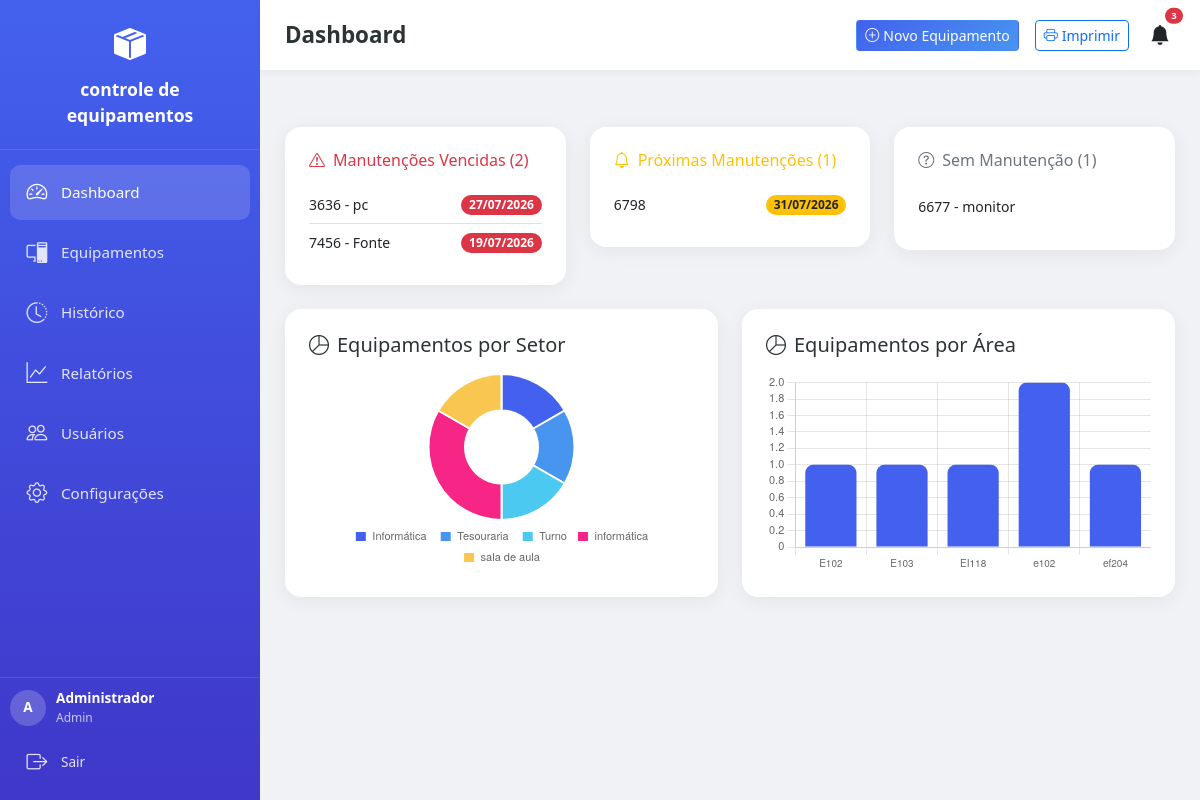
/dashboard (signed in), run on the app's committed database.
### app/models/models.py (models this page shows, shortened)
class Configuracao(db.Model):
    __tablename__ = 'configuracoes'
    id = db.Column(db.Integer, primary_key=True)
    nome_empresa = db.Column(db.String(200), default='Controle de Patrimônio')
    logo = db.Column(db.String(200), nullable=True)
    dias_lembrete_manutencao = db.Column(db.String(50), default='30,15,7,1')
    tema = db.Column(db.String(20), default='claro')
    data_atualizacao = db.Column(db.DateTime, default=datetime.now, onupdate=datetime.now)

class Usuario(UserMixin, db.Model):
    __tablename__ = 'usuarios'
    id = db.Column(db.Integer, primary_key=True)
    nome = db.Column(db.String(100), nullable=False)
    username = db.Column(db.String(50), unique=True, nullable=False)
    email = db.Column(db.String(120), unique=True, nullable=False)
    password_hash = db.Column(db.String(256), nullable=False)
    is_admin = db.Column(db.Boolean, default=False)
    ativo = db.Column(db.Boolean, default=True)
    data_criacao = db.Column(db.DateTime, default=datetime.now)
    equipamentos = db.relationship('Equipamento', backref='usuario_cadastro', lazy=True)

class Equipamento(db.Model):
    __tablename__ = 'equipamentos'
    id = db.Column(db.Integer, primary_key=True)
    patrimonio = db.Column(db.String(50))
    data_inclusao = db.Column(db.Date, default=date.today)
    baixado = db.Column(db.Boolean, default=False)
    data_baixa = db.Column(db.Date, nullable=True)
    equipamento = db.Column(db.String(100))
    area_patrimonial = db.Column(db.String(100))
    setor = db.Column(db.String(100))
    localizacao = db.Column(db.String(100))
    especificacao = db.Column(db.Text)
    ultima_manutencao = db.Column(db.Date, nullable=True)
    proxima_manutencao = db.Column(db.Date, nullable=True)
    sistema_operacional = db.Column(db.String(100))
    placa_mae = db.Column(db.String(100))
    processador = db.Column(db.String(100))
    memoria_ram = db.Column(db.String(50))
    armazenamento = db.Column(db.String(100))
    ip = db.Column(db.String(50))
    usuario_id = db.Column(db.Integer, db.ForeignKey('usuarios.id'), nullable=False)
    data_criacao = db.Column(db.DateTime, default=datetime.now)
    data_atualizacao = db.Column(db.DateTime, default=datetime.now, onupdate=datetime.now)
    observacoes = db.relationship('Observacao', backref='equipamento', lazy=True, cascade='all, delete-orphan')

### app/routes/main.py (the view)
@bp.route('/dashboard')
@login_required
def dashboard():
    config = Configuracao.query.first()
    total = Equipamento.query.count()
    baixados = Equipamento.query.filter_by(baixado=True).count()
    ativos = total - baixados
    hoje = date.today()
    proximos = []
    vencidos = []
    sem_manutencao = []
    dias_alertas = [int(d) for d in config.dias_lembrete_manutencao.split(',') if d.strip().isdigit()]
    equipamentos = Equipamento.query.filter_by(baixado=False).all()
    for eq in equipamentos:
        if not eq.proxima_manutencao:
            sem_manutencao.append(eq)
        else:
            delta = (eq.proxima_manutencao - hoje).days
            if delta < 0:
                vencidos.append(eq)
            elif any(delta <= d for d in dias_alertas):
                proximos.append(eq)
    setores = db.session.query(Equipamento.setor, db.func.count(Equipamento.id)).filter(Equipamento.baixado==False).group_by(Equipamento.setor).all()
    areas = db.session.query(Equipamento.area_patrimonial, db.func.count(Equipamento.id)).filter(Equipamento.baixado==False).group_by(Equipamento.area_patrimonial).all()
    return render_template('dashboard.html',
        total=total, baixados=baixados, ativos=ativos,
        proximos=proximos, vencidos=vencidos, sem_manutencao=sem_manutencao,
        setores=setores, areas=areas, config=config
    )

### app/templates/dashboard.html (shortened to what this page needs)
{% extends "base.html" %}
{% block page_title %}Dashboard{% endblock %}
{% block content %}
<div class="row g-3 g-lg-4 mt-1 mt-lg-2">
    <div class="col-lg-4">
        <div class="card-modern p-3 p-md-4">
            <h6 class="text-danger mb-3"><i class="bi bi-exclamation-triangle me-2"></i>Manutenções Vencidas ({{ vencidos|length }})</h6>
            {% if vencidos %}
                <div class="list-group list-group-flush">
                {% for eq in vencidos %}
                    <a href="{{ url_for('main.equipamento_detalhe', id=eq.id) }}" class="list-group-item list-group-item-action px-0 py-2">
                        <div class="d-flex justify-content-between align-items-center flex-wrap gap-1">
                            <span class="small text-break">{{ eq.patrimonio or 'Sem patrimônio' }} - {{ eq.equipamento or 'Sem nome' }}</span>
                            <span class="badge bg-danger rounded-pill flex-shrink-0">{{ eq.proxima_manutencao.strftime('%d/%m/%Y') }}</span>
                        </div>
                    </a>
                {% endfor %}
                </div>
            {% else %}
                <p class="text-muted mb-0">Nenhuma manutenção vencida.</p>
            {% endif %}
        </div>
    </div>
    <div class="col-lg-4">
        <div class="card-modern p-3 p-md-4">
            <h6 class="text-warning mb-3"><i class="bi bi-bell me-2"></i>Próximas Manutenções ({{ proximos|length }})</h6>
            {% if proximos %}
                <div class="list-group list-group-flush">
                {% for eq in proximos %}
                    <a href="{{ url_for('main.equipamento_detalhe', id=eq.id) }}" class="list-group-item list-group-item-action px-0 py-2">
                        <div class="d-flex justify-content-between align-items-center flex-wrap gap-1">
                            <span class="small text-break">{{ eq.patrimonio or 'Sem patrimônio' }}</span>
                            <span class="badge bg-warning text-dark rounded-pill flex-shrink-0">{{ eq.proxima_manutencao.strftime('%d/%m/%Y') }}</span>
                        </div>
                    </a>
                {% endfor %}
                </div>
            {% else %}
                <p class="text-muted mb-0">Nenhuma manutenção próxima.</p>
            {% endif %}
        </div>
    </div>
    <div class="col-lg-4">
        <div class="card-modern p-3 p-md-4">
            <h6 class="text-secondary mb-3"><i class="bi bi-question-circle me-2"></i>Sem Manutenção ({{ sem_manutencao|length }})</h6>
            {% if sem_manutencao %}
                <div class="list-group list-group-flush">
                {% for eq in sem_manutencao[:10] %}
                    <a href="{{ url_for('main.equipamento_detalhe', id=eq.id) }}" class="list-group-item list-group-item-action px-0 py-2">
                        <span class="small text-break">{{ eq.patrimonio or 'Sem patrimônio' }} - {{ eq.equipamento or 'Sem nome' }}</span>
                    </a>
                {% endfor %}
                </div>
            {% else %}
                <p class="text-muted mb-0">Todos os equipamentos possuem manutenção agendada.</p>
            {% endif %}
        </div>
    </div>
</div>
<br>
<div class="row g-3 g-lg-4">
    <div class="col-lg-6">
        <div class="card-modern p-3 p-md-4">
            <h5 class="mb-3"><i class="bi bi-pie-chart me-2"></i>Equipamentos por Setor</h5>
            <div class="chart-container">
                <canvas id="chartSetores" height="200"></canvas>
            </div>
        </div>
    </div>
    <div class="col-lg-6">
        <div class="card-modern p-3 p-md-4">
            <h5 class="mb-3"><i class="bi bi-pie-chart me-2"></i>Equipamentos por Área</h5>
            <div class="chart-container">
                <canvas id="chartAreas" height="200"></canvas>
            </div>
        </div>
    </div>
</div>
{% block extra_js %}
<script>
const ctxSetores = document.getElementById('chartSetores').getContext('2d');
new Chart(ctxSetores, {
    type: 'doughnut',
    data: {
        labels: {{ setores|map(attribute=0)|list|tojson }},
        datasets: [{
            data: {{ setores|map(attribute=1)|list|tojson }},
            backgroundColor: ['#4361ee','#4895ef','#4cc9f0','#f72585','#f9c74f','#90e0ef','#577590']
        }]
    },
    options: { responsive: true, maintainAspectRatio: false, plugins: { legend: { position: 'bottom', labels: { boxWidth: 12, font: { size: 11 } } } } }
});
const ctxAreas = document.getElementById('chartAreas').getContext('2d');
new Chart(ctxAreas, {
    type: 'bar',
    data: {
        labels: {{ areas|map(attribute=0)|list|tojson }},
        datasets: [{
            label: 'Quantidade',
            data: {{ areas|map(attribute=1)|list|tojson }},
            backgroundColor: '#4361ee',
            borderRadius: 8
        }]
    },
    options: { responsive: true, maintainAspectRatio: false, plugins: { legend: { display: false } }, scales: { y: { beginAtZero: true, ticks: { font: { size: 11 } } }, x: { ticks: { font: { size: 10 } } } } }
});
</script>
{% endblock %}
{% endblock %}

### app/templates/base.html (shortened to what this page needs)
<!DOCTYPE html>
<html lang="pt-BR" data-theme="{{ config.tema if config else 'claro' }}">
<head>
    <link href="https://cdn.jsdelivr.net/npm/bootstrap@5.3.2/dist/css/bootstrap.min.css" rel="stylesheet">
    <link rel="stylesheet" href="https://cdn.jsdelivr.net/npm/bootstrap-icons@1.11.1/font/bootstrap-icons.css">
    <link rel="stylesheet" href="/static/css/style.css">
</head>
<body>
    {% if current_user.is_authenticated %}
    <nav class="sidebar" id="sidebar">
        <div class="sidebar-header">
            <div class="logo-icon"><i class="bi bi-box-seam-fill"></i></div>
            <div class="logo-text">{{ config.nome_empresa if config else 'Patrimônio' }}</div>
        </div>
        <div class="sidebar-nav">
            <div class="nav-item">
                <a href="{{ url_for('main.dashboard') }}" class="nav-link {% if request.endpoint == 'main.dashboard' %}active{% endif %}">
                    <i class="bi bi-speedometer2"></i>
                    <span class="nav-text">Dashboard</span>
                </a>
            </div>
            <div class="nav-item">
                <a href="{{ url_for('main.equipamentos') }}" class="nav-link {% if request.endpoint.startswith('main.equipamento') %}active{% endif %}">
                    <i class="bi bi-pc-display"></i>
                    <span class="nav-text">Equipamentos</span>
                </a>
            </div>
            {% if current_user.is_admin %}
            <div class="nav-item">
                <a href="{{ url_for('main.historico') }}" class="nav-link {% if request.endpoint == 'main.historico' %}active{% endif %}">
                    <i class="bi bi-clock-history"></i>
                    <span class="nav-text">Histórico</span>
                </a>
            </div>
            {% endif %}
            <div class="nav-item">
                <a href="{{ url_for('main.relatorios') }}" class="nav-link {% if request.endpoint == 'main.relatorios' %}active{% endif %}">
                    <i class="bi bi-graph-up"></i>
                    <span class="nav-text">Relatórios</span>
                </a>
            </div>
            {% if current_user.is_admin %}
            <div class="nav-item">
                <a href="{{ url_for('admin.usuarios') }}" class="nav-link {% if request.endpoint.startswith('admin.') %}active{% endif %}">
                    <i class="bi bi-people"></i>
                    <span class="nav-text">Usuários</span>
                </a>
            </div>
            <div class="nav-item">
                <a href="{{ url_for('admin.configuracoes') }}" class="nav-link {% if request.endpoint == 'admin.configuracoes' %}active{% endif %}">
                    <i class="bi bi-gear"></i>
                    <span class="nav-text">Configurações</span>
                </a>
            </div>
            {% endif %}
        </div>
        <div class="sidebar-footer">
            <div class="user-info">
                <div class="user-avatar">{{ current_user.nome[0] }}</div>
                <div>
                    <div style="font-weight:600;">{{ current_user.nome }}</div>
                    <div style="opacity:0.7; font-size:0.75rem;">{{ 'Admin' if current_user.is_admin else 'Usuário' }}</div>
                </div>
            </div>
            <a href="{{ url_for('auth.logout') }}" class="nav-link mt-2" style="font-size:0.85rem;">
                <i class="bi bi-box-arrow-right"></i>
                <span class="nav-text">Sair</span>
            </a>
        </div>
    </nav>
    {% endif %}
    <div class="main-content">
        {% if current_user.is_authenticated %}
        <div class="topbar no-print">
            <h1 class="page-title">{% block page_title %}Dashboard{% endblock %}</h1>
            <div class="d-flex align-items-center gap-2 gap-md-3">
                <a href="{{ url_for('main.equipamento_novo') }}" class="btn btn-sm btn-primary-modern no-print d-none d-md-inline-flex">
                    <i class="bi bi-plus-circle me-1"></i> Novo Equipamento
                </a>
                <a href="{{ url_for('main.impressao') }}" target="_blank" class="btn btn-sm btn-outline-primary no-print d-none d-md-inline-flex">
                    <i class="bi bi-printer me-1"></i> Imprimir
                </a>
                <div class="dropdown no-print">
                    <button class="btn btn-link text-dark position-relative p-1" data-bs-toggle="dropdown">
                        <i class="bi bi-bell-fill fs-5"></i>
                        <span class="position-absolute top-0 start-100 translate-middle badge rounded-pill bg-danger" id="notifCount" style="font-size:0.6rem; display:none;">0</span>
                    </button>
                </div>
            </div>
        </div>
        {% endif %}
        <div class="content-area">
            {% block content %}{% endblock %}
        </div>
    </div>
    {% block extra_js %}{% endblock %}
</body>
</html>

### data on the page
Configuracao: nome_empresa "controle de equipamentos"
Usuario: nome "A", nome "Administrador", is_admin "Admin"
Equipamento: patrimonio "3636", equipamento "pc", proxima_manutencao "27/07/2026"
Equipamento: patrimonio "7456", equipamento "Fonte", proxima_manutencao "19/07/2026"
Equipamento: patrimonio "6798", proxima_manutencao "31/07/2026"
Equipamento: patrimonio "6677", equipamento "monitor"

### other printed values
{{ vencidos|length }} "2"
{{ proximos|length }} "1"
{{ sem_manutencao|length }} "1"
chart data {{ setores|map(attribute=1)|list|tojson }} [1, 1, 1, 2, 1], [1, 1, 1, 2, 1]
chart data {{ areas|map(attribute=0)|list|tojson }} ["E102", "E103", "EI118", "e102", "ef204"], ["E102", "E103", "EI118", "e102", "ef204"]
chart data {{ areas|map(attribute=1)|list|tojson }} [1, 1, 1, 2, 1], [1, 1, 1, 2, 1]
